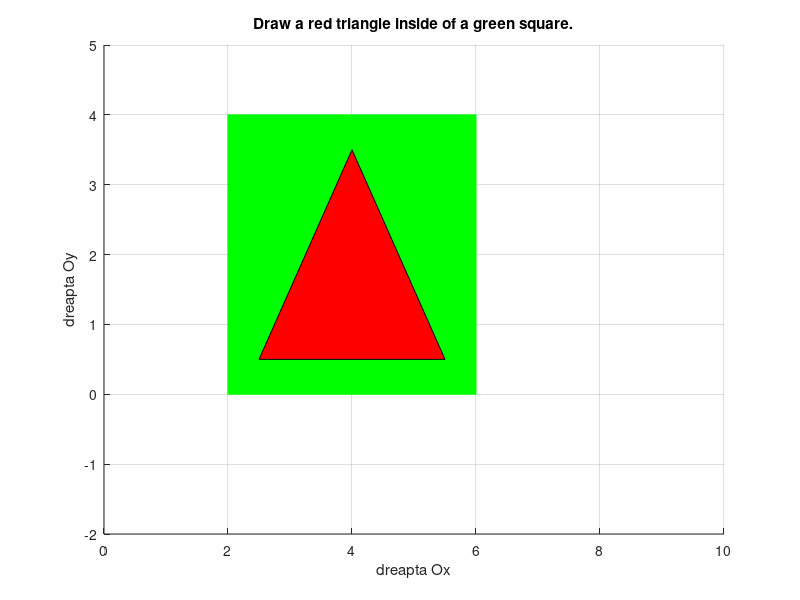

Here is the MATLAB script that generated this plot:
rectangle( 'Position' , [ 2 0 4 4 ] , 'FaceColor' , 'g' , 'EdgeColor' , 'g' );

hold on;

x=[ 2.5 ; 5.5 ; 4 ];
y=[ 0.5 ; 0.5 ; 3.5 ];
patch( x , y , 'r' );

title('Draw a red triangle inside of a green square.');
axis( [ 0 10 -2 5 ] );
xlabel('dreapta Ox');
ylabel('dreapta Oy');
grid on;
